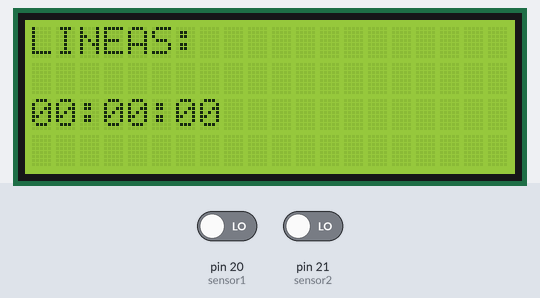
Simulated run of this sketch. Board: Arduino Mega 2560, built with avr-gcc and run on an emulated ATmega2560. Shown: 20×4 character LCD. Inputs (shaded band) come from the test bench; at power-on: pin 20 (sensor1) LOW, pin 21 (sensor2) LOW.

Above: at 0.1 s.
At 1.2 s:
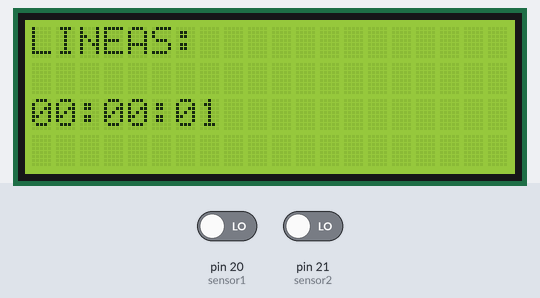
1.3 s: pin 20 (sensor1) driven HIGH
At 2.7 s:
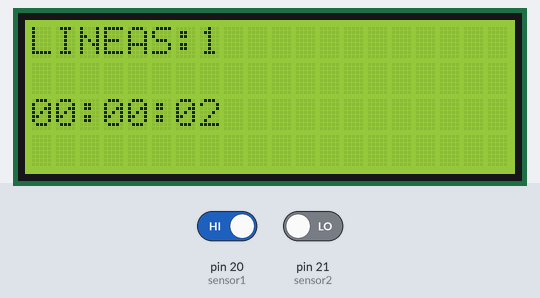
Timing chart, 0 to 4.3 s (numbered marks = the images above; inputs shaded):
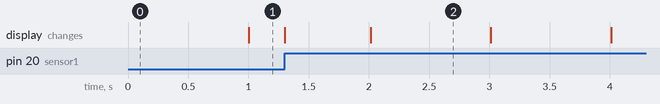

The sketch:

prueba_contar_lineas_manual1.ino
```cpp
#include <TimerOne.h>

#include <LiquidCrystal.h>
LiquidCrystal lcd(16, 17, 23, 25, 27, 29);

//Pines de la shield
#define LCD_PINS_RS 16      // LCD control conectado a GADGETS3D  shield LCDRS
#define LCD_PINS_ENABLE 17  // LCD enable pin conectado a GADGETS3D shield LCDE
#define LCD_PINS_D4 23      // LCD signal pin, conectado a GADGETS3D shield LCD4
#define LCD_PINS_D5 25      // LCD signal pin, conectado a GADGETS3D shield LCD5
#define LCD_PINS_D6 27      // LCD signal pin, conectado a GADGETS3D shield LCD6
#define LCD_PINS_D7 29      // LCD signal pin, conectado a GADGETS3D shield LCD7

// VARIABLES MEDIDA POSICION

int sensor1 = 20;
int sensor2 = 21;

int valor_sensor1;
int valor_sensor2;
int valor_sensor1_anterior = LOW;

volatile int posicion = 0;
int posicion_anterior = 0;

// VARIABLES MEDIDA TIEMPO

int horas = 0;
int minutos = 0;
volatile int segundos = 0;

int inicio = 1;

void setup() {

  Timer1.initialize(1000000);
  Timer1.attachInterrupt(Temporizador);

  pinMode (sensor1, INPUT);
  pinMode (sensor2, INPUT);

  attachInterrupt(digitalPinToInterrupt(sensor1), encoder, RISING);

  lcd.begin(20, 4);   // 20 columnas y 4 filas
  inicio = 1;
}

void loop() {

// POSICION

  lcd.setCursor(0, 0);
  lcd.print("LINEAS: ");

  if (posicion_anterior != posicion) {
  lcd.setCursor(7, 0);
  lcd.print(posicion);

  if (posicion <10 && posicion >=0){
  lcd.setCursor(8, 0);
  lcd.print(" ");
  }
  if (posicion <100 && posicion >=0){
  lcd.setCursor(9, 0);
  lcd.print(" ");
  }
  if (posicion <1000 && posicion >=0){
  lcd.setCursor(10, 0);
  lcd.print(" ");
  }

  }

// TIEMPO

  if (inicio == 0){
    lcd. setCursor(0, 1);
    lcd.print("00:00:00");
    }
  else{
      if (segundos == 60)    {
      segundos = 0;
      minutos++;           }
      if (minutos == 60)     {
      minutos = 0;
      horas++;             }
      lcd.setCursor(0, 2);
      if (horas < 10)        {
      lcd.print("0");      }
      lcd.print(horas);
      lcd.print(":");
      lcd.setCursor(3, 2);
      if (minutos < 10)      {
      lcd.print("0");      }
      lcd.print(minutos);
      lcd.print(":");
      lcd.setCursor(6, 2);
      if (segundos < 10)     {
      lcd.print("0");        }
      lcd.print(segundos);
    }
}

void Temporizador() {
  if (inicio == 1) {
    segundos++;
  }
}

void encoder() {

  valor_sensor2 = digitalRead (sensor2);
  if(valor_sensor2 == LOW){
    posicion++;
  }
  else{
    posicion--;
  }
}
```
